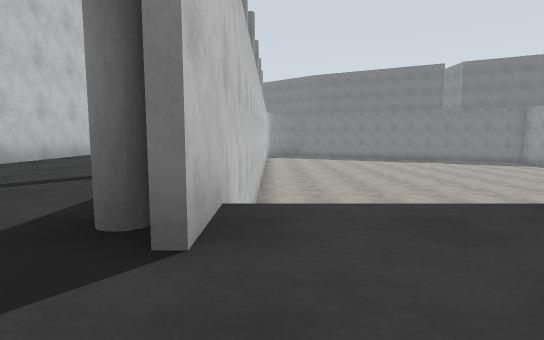
[1] (above)

24 first-person views from a walk through a world built for the Gazebo simulator. The camera is 0.94 m above the floor, tilts 6° down and sees 80° across. The floor is counted in squares, 2 m on a side. Each view is taken from the middle of a square. On the plan, view 1 faces up. The plan holds only what a view shows up to about 9 squares ahead; the rest is blank. The place goes on beyond the plan.

[2]
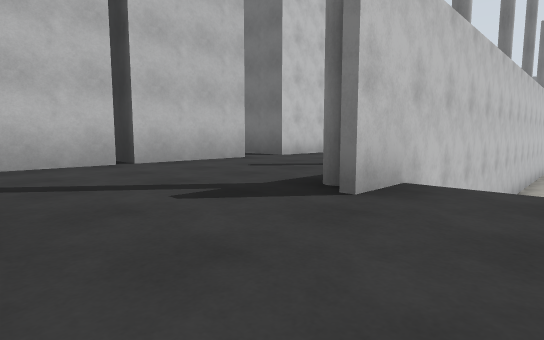

[3]
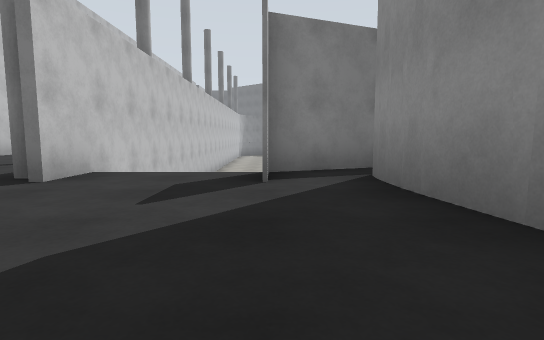

[4]
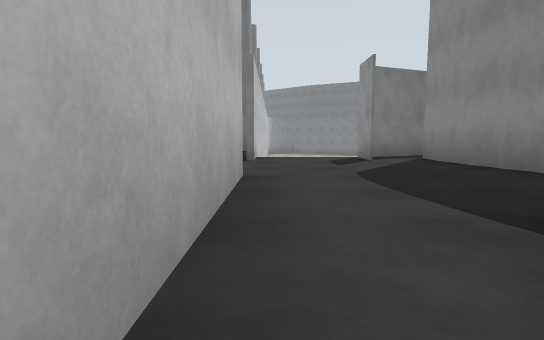

[5]
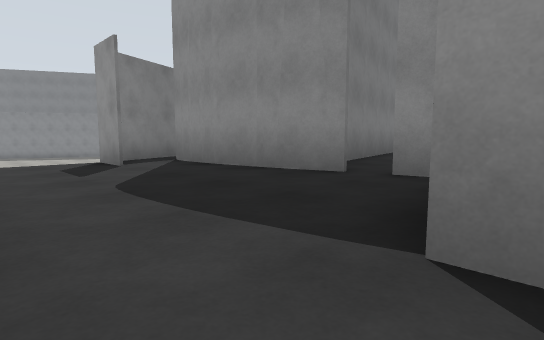

[6]
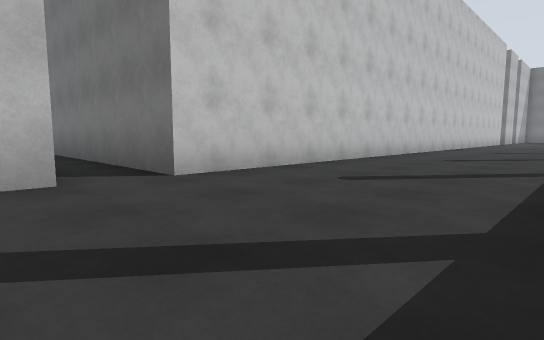

[7]
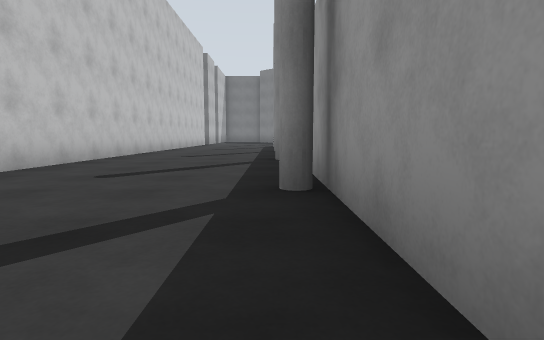

[8]
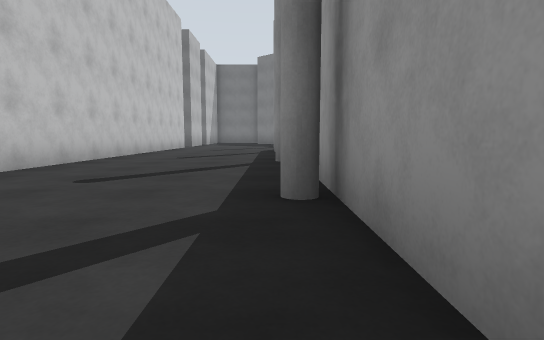

[9]
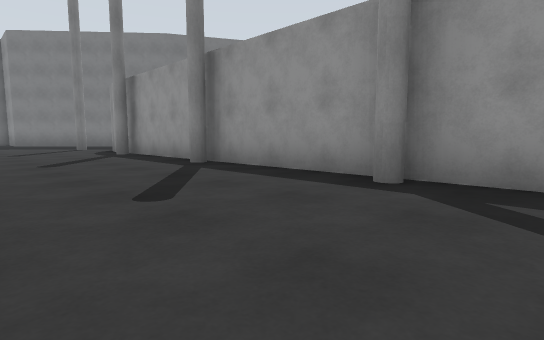

[10]
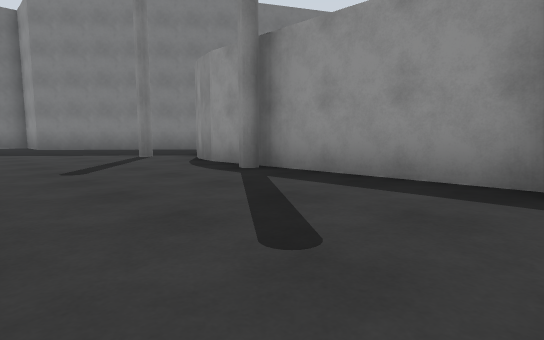

[11]
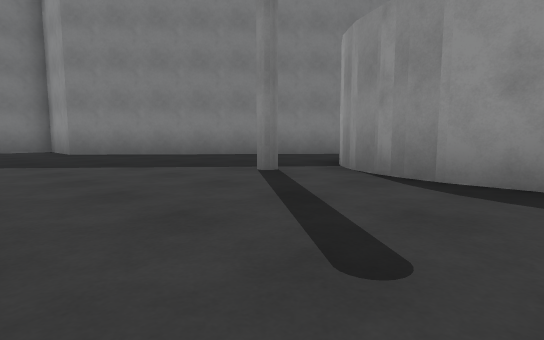

[12]
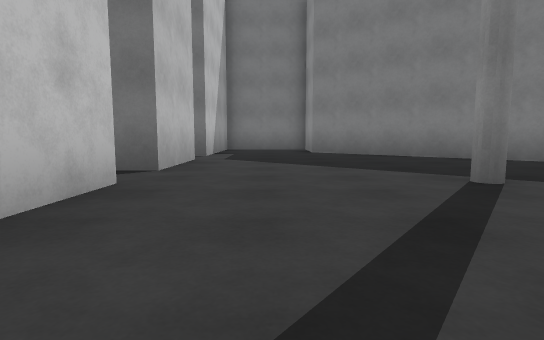

[13]
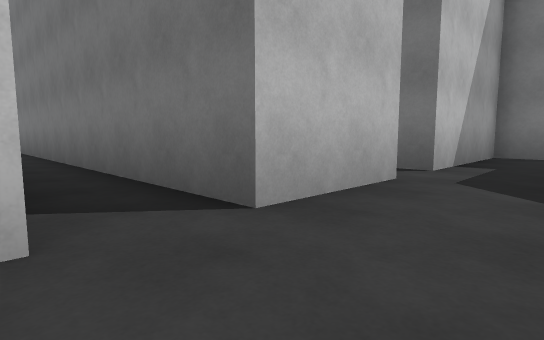

[14]
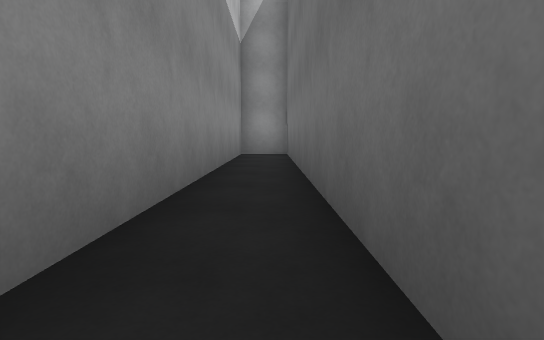

[15]
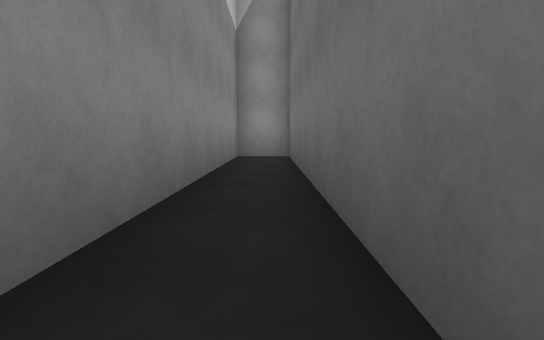

[16]
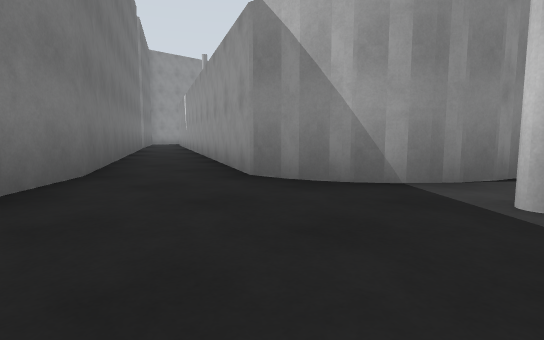

[17]
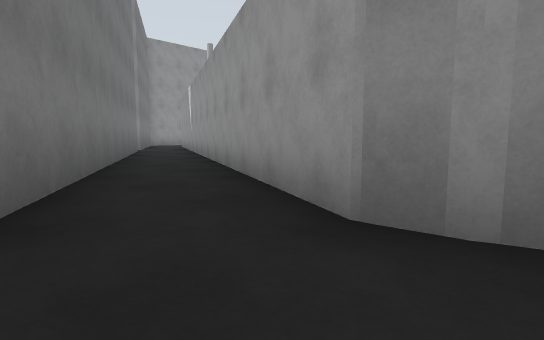

[18]
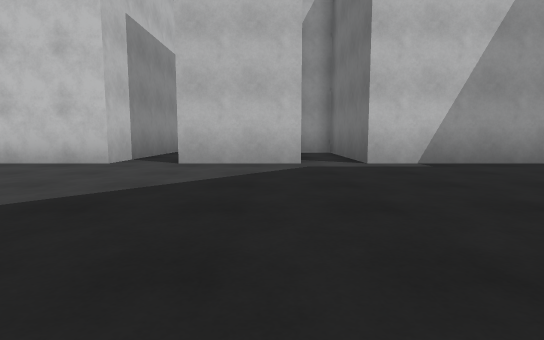

[19]
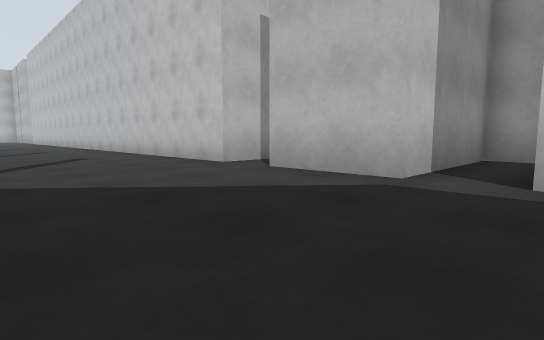

[20]
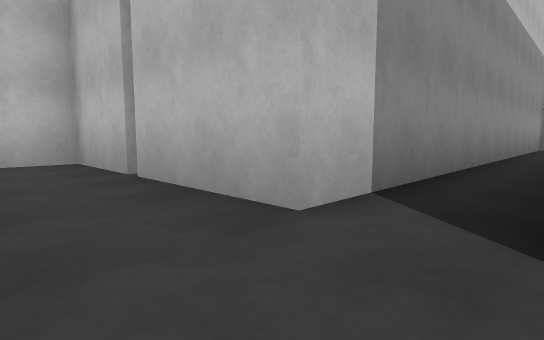

[21]
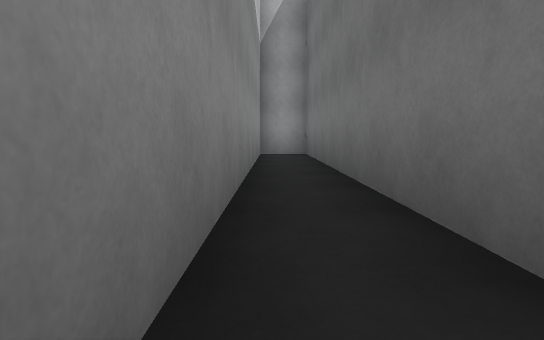

[22]
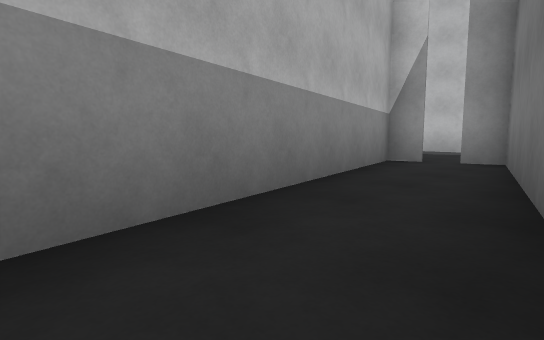

[23]
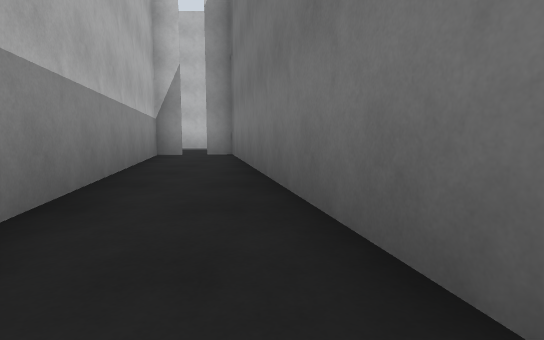

[24]
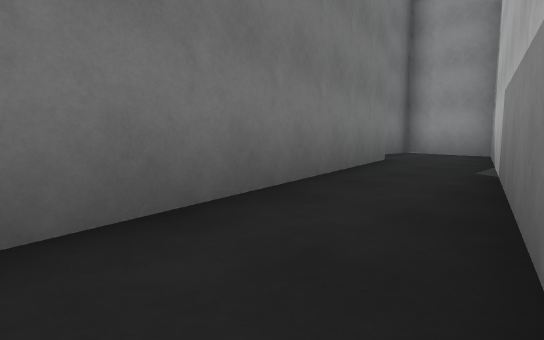

### Floor plan
Points are (right, up) in squares from view 1. A wall is a line through its corners. A room is listed if a view was taken in it or the views show most of it. See-through windows are left out.
Room 1 (views 1, 2, 3, 4, 5, 6, 7, 8, 9, 10, 11, 12, 13, 14, 15, 16, 17, 18, 19, 20, 21, 24)
walls: (-0.5, 13.5) (-0.5, 15.5); (-0.5, 9.5) (-0.5, 12.5); (-0.5, 16.5) (-0.5, 19.5); (-0.5, 6.5) (-0.5, 8.5); (-0.5, 20.5) (-0.5, 21.2) (-0.1, 22.3) (0.4, 22.9) (1.2, 23.3) (1.9, 23.4) (8.9, 20.1); (-0.5, 21) (-0.3, 21.9); (-0.3, 21.8) (0, 22.4); (-0.1, 22.3) (0.5, 23); (0.3, 22.8) (0.9, 23.2) (1.4, 23.4); (-0.3, 2.4) (-0.3, 1.2); (3.9, 3) (1.9, 2.2); (-4.5, 1) (-4.5, -1.2) (-3.5, -1.2); (1.9, 1.2) (1.9, 2.2); (3.2, 1.4) (3.2, 1.9); (3.3, 24.9) (-1.8, 29.3) (-1.8, 30.8); (3.2, 0.9) (3.2, 1.8); (-0.3, -1.1) (-0.3, -4.6); (10.1, 21.3) (3.1, 24.9); (3.4, -1.1) (3.1, 1.3); (-8.2, 27.4) (-8.2, 26.5) (-4.5, 26.5) (-4.5, 24.4) (-16.5, 24.4) (-16.5, 23.5); (6.2, -0.5) (3.6, -1); (3.7, -1.8) (3.3, -0.5); (3.9, -2.1) (4, -2.8) (7.6, -2); (4, -2.7) (3.8, -2.1); (-16.5, 4.5) (-16.5, 3.7) (-4.5, 3.7) (-4.5, 1.3); (1.3, -4) (1.3, -3.5); (-16.5, 23.2) (-4.5, 23.2) (-4.5, 4.9) (-16.4, 4.9); (-2.4, 31.2) (-4.5, 31.2) (-4.5, 27.6) (-8.1, 27.6)
ways out: opening at (7, -2) to room 2; opening at (-17, 5); opening at (-17, 23); opening at (1, 2); gap at (-5, 1)
Room 2 (view 22)
walls: (7.6, -2) (11.5, -1.2); (11.5, 0.7) (6.2, -0.5)
ways out: opening at (7, -2) to room 1; opening at (10.5, -0.5)
Room 3 (view 23)
walls: (13.2, 1) (11.5, 0.7); (12.7, -1) (15.8, -0.3) (15.8, 0.4); (15.8, 0.3) (16.2, 1.8) (14.8, 1.8)
ways out: opening at (12, -1)

Positions as (right, up) in squares from view 1, and headings:
1: (0, 0), facing up
2: (1, -1), facing up-left
3: (2, -2), facing up
4: (0, -5), facing up
5: (0, -4), facing up-right
6: (-1, 3), facing up-left
7: (-1, 6), facing up
8: (-1, 10), facing up
9: (-4, 11), facing up-right
10: (-4, 16), facing up-right
11: (-4, 20), facing up-right
12: (-3, 20), facing up
13: (-3, 23), facing up-left
14: (-8, 24), facing left
15: (-9, 24), facing left
16: (-1, 26), facing down-right
17: (1, 25), facing down-right
18: (1, 26), facing left
19: (-1, 28), facing down-left
20: (-3, 5), facing down-left
21: (-8, 4), facing left
22: (10, 0), facing down-left
23: (12, 0), facing left
24: (7, -2), facing up-right
